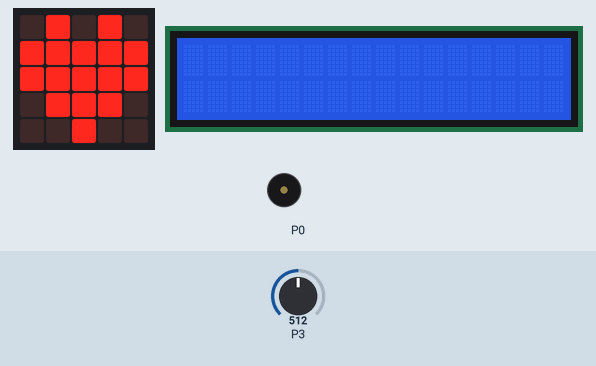
Simulated run of this program. Board: BBC micro:bit (MakeCode). On the bench: the board's 5×5 LED display, 16×2 character LCD, buzzer (waves = sounding). The inputs (shaded band) are chosen by the test bench; at power-on: P3 = 512 (analog values on the 0–1023 scale).

Above: at 1.8 s.
1.9 s: P3 set to 584
3.4 s: P3 set to 610
At 3.62 s:
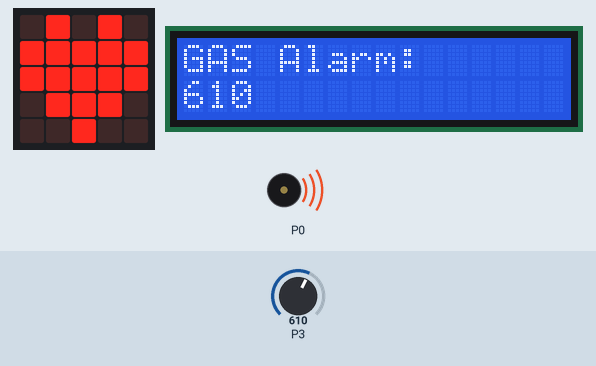
5.7 s: P3 set to 590
At 6.1 s:
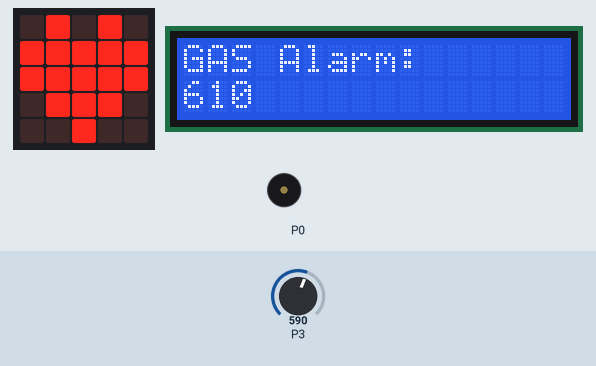
Timing chart, 0 to 8.7 s (numbered marks = the images above; inputs shaded):
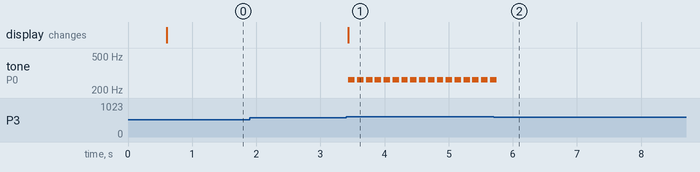

Measured:
- the behaviour switches between 600 and 601 on P3 (found by bisection; images 0 and 1)
- after the input at 1.9 s, every drawn part: stays the same
- after the input at 3.4 s, tone on P0: alternates 262 Hz for 0.10 s and silent for 0.04 s, starting at once; the display: changes at once (image 1)
- after the input at 5.7 s, tone on P0: goes on until 5.7 s, then stays silent

The program:

main.ts
```typescript
function Anzeige_Gas_Wert () {
    I2C_LCD1602.ShowString(convertToText(pins.analogReadPin(AnalogPin.P3)), 0, 1)
}
function Alarm (Aufruf: number) {
    if (Aufruf == 1) {
        I2C_LCD1602.ShowString("GAS Alarm:", 0, 0)
        Anzeige_Gas_Wert()
        music.ringTone(262)
        basic.pause(100)
        music.stopAllSounds()
    }
}
basic.showIcon(IconNames.Heart)
I2C_LCD1602.LcdInit(39)
basic.forever(function () {
    if (pins.analogReadPin(AnalogPin.P3) > 600) {
        Alarm(1)
    } else if (pins.analogReadPin(AnalogPin.P3) <= 600) {
        Alarm(0)
    }
})
```

test.ts
```typescript
// Hier kann man Tests durchführen; diese Datei wird nicht kompiliert, wenn dieses Paket als Erweiterung verwendet wird.
```
